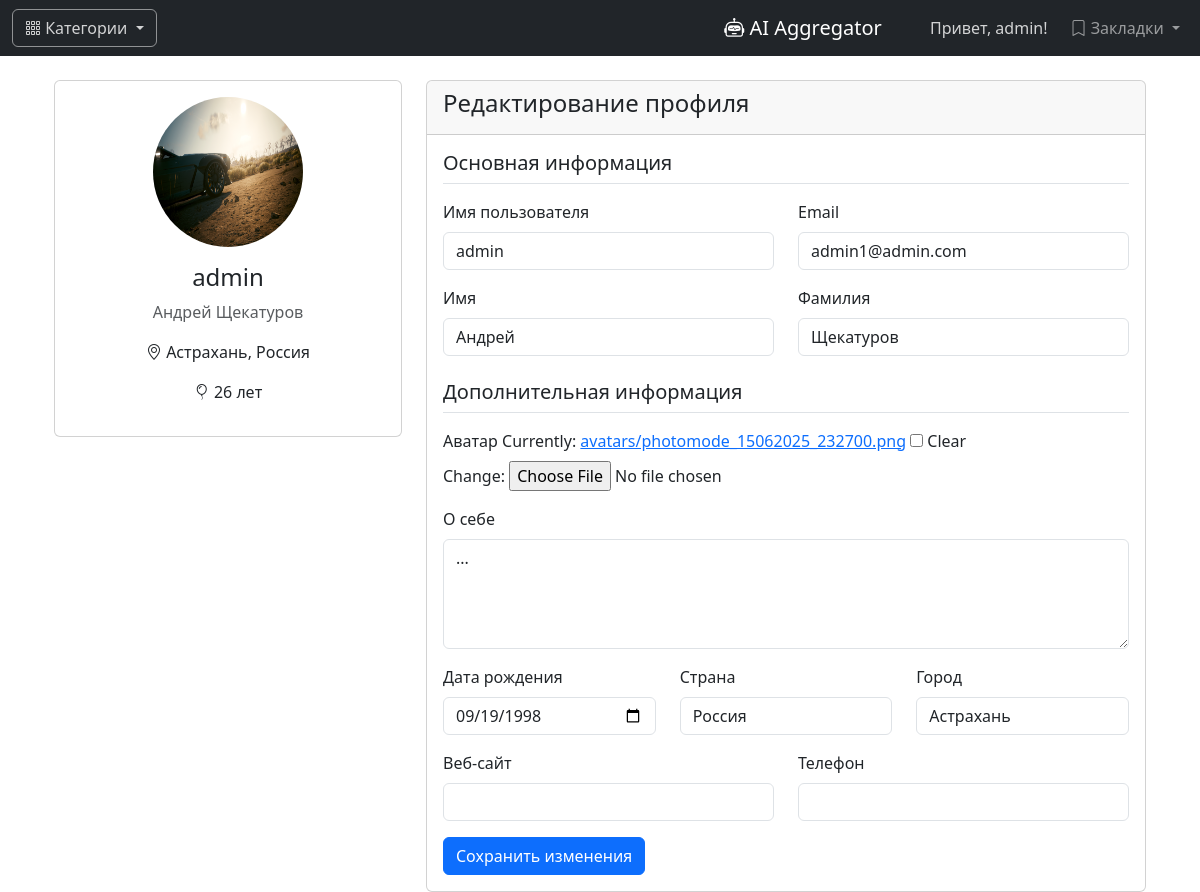
/profile/ (signed in), run on the app's committed database.
### catalog/models.py (models this page shows, shortened)
class Profile(models.Model):
    user = models.OneToOneField(User, on_delete=models.CASCADE, related_name='profile')
    avatar = models.ImageField(upload_to='avatars/', blank=True, null=True, verbose_name="Аватар")
    bio = models.TextField(blank=True, verbose_name="О себе")
    birth_date = models.DateField(blank=True, null=True, verbose_name="Дата рождения")
    country = models.CharField(max_length=100, blank=True, verbose_name="Страна")
    city = models.CharField(max_length=100, blank=True, verbose_name="Город")
    website = models.URLField(blank=True, verbose_name="Веб-сайт")
    phone = models.CharField(max_length=20, blank=True, verbose_name="Телефон")
    class Meta:
        verbose_name = "Профиль"
        verbose_name_plural = "Профили"
    def age(self):
        if self.birth_date:
            today = datetime.date.today()
            return today.year - self.birth_date.year - (
                        (today.month, today.day) < (self.birth_date.month, self.birth_date.day))
        return None

### catalog/views.py (the view)
# urls.py: path('profile/', views.profile, name='profile'),
@login_required
def profile(request):
    try:
        profile = request.user.profile
    except Profile.DoesNotExist:
        profile = Profile.objects.create(user=request.user)
    if request.method == 'POST':
        user_form = UserUpdateForm(request.POST, instance=request.user)
        profile_form = ProfileUpdateForm(request.POST, request.FILES, instance=profile)
        if user_form.is_valid() and profile_form.is_valid():
            user_form.save()
            profile_form.save()
            messages.success(request, 'Ваш профиль был успешно обновлен!')
            return redirect('profile')
        else:
            messages.error(request, 'Пожалуйста, исправьте ошибки в форме.')
    else:
        user_form = UserUpdateForm(instance=request.user)
        profile_form = ProfileUpdateForm(instance=profile)
    context = {
        'user_form': user_form,
        'profile_form': profile_form
    }
    return render(request, 'profile.html', context)

### catalog/forms.py
class UserUpdateForm(forms.ModelForm):
    email = forms.EmailField()
    class Meta:
        model = User
        fields = ['username', 'email', 'first_name', 'last_name']

class ProfileUpdateForm(forms.ModelForm):
    class Meta:
        model = Profile
        fields = ['avatar', 'bio', 'birth_date', 'country', 'city', 'website', 'phone']
        widgets = {
            'birth_date': forms.DateInput(attrs={'type': 'date'}),
            'bio': forms.Textarea(attrs={'rows': 4}),
        }

### catalog/templates/profile.html (shortened to what this page needs)
{% extends 'base.html' %}
{% block content %}
<div class="container mt-4">
    <div class="row">
        <div class="col-md-4">
            <div class="card">
                <div class="card-body text-center">
                    {% if user.profile.avatar %}
                        <img src="{{ user.profile.avatar.url }}" alt="Аватар" class="rounded-circle mb-3" width="150" height="150">
                    {% else %}
                        <div class="rounded-circle bg-light d-flex align-items-center justify-content-center mb-3" style="width: 150px; height: 150px; margin: 0 auto;">
                            <i class="bi bi-person" style="font-size: 3rem; color: #6c757d;"></i>
                        </div>
                    {% endif %}
                    <h4>{{ user.username }}</h4>
                    {% if user.first_name or user.last_name %}
                        <p class="text-muted">{{ user.first_name }} {{ user.last_name }}</p>
                    {% endif %}
                    {% if user.profile.country or user.profile.city %}
                        <p><i class="bi bi-geo-alt"></i> {{ user.profile.city }}{% if user.profile.city and user.profile.country %}, {% endif %}{{ user.profile.country }}</p>
                    {% endif %}
                    {% if user.profile.age %}
                        <p><i class="bi bi-balloon"></i> {{ user.profile.age }} лет</p>
                    {% endif %}
                </div>
            </div>
        </div>
        <div class="col-md-8">
            <div class="card">
                <div class="card-header">
                    <h4>Редактирование профиля</h4>
                </div>
                <div class="card-body">
                    <form method="post" enctype="multipart/form-data">
                        <h5 class="border-bottom pb-2 mb-3">Основная информация</h5>
                        <div class="row mb-3">
                            <div class="col-md-6">
                                <label for="{{ user_form.username.id_for_label }}" class="form-label">Имя пользователя</label>
                                {{ user_form.username }}
                            </div>
                            <div class="col-md-6">
                                <label for="{{ user_form.email.id_for_label }}" class="form-label">Email</label>
                                {{ user_form.email }}
                            </div>
                        </div>
                        <div class="row mb-3">
                            <div class="col-md-6">
                                <label for="{{ user_form.first_name.id_for_label }}" class="form-label">Имя</label>
                                {{ user_form.first_name }}
                            </div>
                            <div class="col-md-6">
                                <label for="{{ user_form.last_name.id_for_label }}" class="form-label">Фамилия</label>
                                {{ user_form.last_name }}
                            </div>
                        </div>
                        <h5 class="border-bottom pb-2 mb-3 mt-4">Дополнительная информация</h5>
                        <div class="mb-3">
                            <label for="{{ profile_form.avatar.id_for_label }}" class="form-label">Аватар</label>
                            {{ profile_form.avatar }}
                        </div>
                        <div class="mb-3">
                            <label for="{{ profile_form.bio.id_for_label }}" class="form-label">О себе</label>
                            {{ profile_form.bio }}
                        </div>
                        <div class="row mb-3">
                            <div class="col-md-4">
                                <label for="{{ profile_form.birth_date.id_for_label }}" class="form-label">Дата рождения</label>
                                {{ profile_form.birth_date }}
                            </div>
                            <div class="col-md-4">
                                <label for="{{ profile_form.country.id_for_label }}" class="form-label">Страна</label>
                                {{ profile_form.country }}
                            </div>
                            <div class="col-md-4">
                                <label for="{{ profile_form.city.id_for_label }}" class="form-label">Город</label>
                                {{ profile_form.city }}
                            </div>
                        </div>
                        <div class="row mb-3">
                            <div class="col-md-6">
                                <label for="{{ profile_form.website.id_for_label }}" class="form-label">Веб-сайт</label>
                                {{ profile_form.website }}
                            </div>
                            <div class="col-md-6">
                                <label for="{{ profile_form.phone.id_for_label }}" class="form-label">Телефон</label>
                                {{ profile_form.phone }}
                            </div>
                        </div>
                        <button type="submit" class="btn btn-primary">Сохранить изменения</button>
                    </form>
                </div>
            </div>
        </div>
    </div>
</div>
{% endblock %}

### catalog/templates/base.html (shortened to what this page needs)
<!DOCTYPE html>
<html lang="ru">
<head>
    <link href="https://cdn.jsdelivr.net/npm/bootstrap@5.3.0/dist/css/bootstrap.min.css" rel="stylesheet">
    <link rel="stylesheet" href="https://cdn.jsdelivr.net/npm/bootstrap-icons@1.10.0/font/bootstrap-icons.css">
</head>
<body>
    <nav class="navbar navbar-expand-lg navbar-dark bg-dark">
        <div class="container-fluid">
            <div class="dropdown category-dropdown me-3">
                <button class="btn btn-category dropdown-toggle" type="button" id="categoriesDropdown" data-bs-toggle="dropdown">
                    <i class="bi bi-grid-3x3-gap"></i> Категории
                </button>
            </div>
            <div class="brand">
            <a class="navbar-brand me-auto" href="{% url 'home' %}">
                <i class="bi bi-robot"></i> AI Aggregator
            </a>
            </div>
            <div class="collapse navbar-collapse" id="navbarContent">
                <div class="navbar-nav ms-auto">
                    {% if user.is_authenticated %}
                        <span class="navbar-text user-info">Привет, {{ user.username }}!</span>
                        <div class="dropdown">
                            <a class="nav-link dropdown-toggle" href="#" role="button" data-bs-toggle="dropdown">
                                <i class="bi bi-bookmark"></i> Закладки
                            </a>
                        </div>
                    {% else %}
                        <a class="nav-link" href="{% url 'login' %}">Войти</a>
                        <a class="nav-link" href="{% url 'register' %}">Регистрация</a>
                    {% endif %}
                </div>
            </div>
        </div>
    </nav>
    <div class="container">
        {% block content %}
        {% endblock %}
    </div>
</body>
</html>

### catalog/templates/base.html (style rules this page uses)
.user-info { margin-right: 15px; color: rgba(255, 255, 255, 0.8); }
.btn-category { background-color: transparent; border-color: rgba(255, 255, 255, 0.5); color: rgba(255, 255, 255, 0.8); }
.brand a { width: 100%; margin-left: 350%; }

### data on the page
Profile: bio "...", birth_date "09/19/1998", country "Россия", city "Астрахань"

### other printed values
{{ user.username }} "admin"
{{ user.first_name }} "Андрей"
{{ user.last_name }} "Щекатуров"
{{ user.profile.city }} "Астрахань"
{{ user.profile.country }} "Россия"
{{ user.profile.age }} "26"
